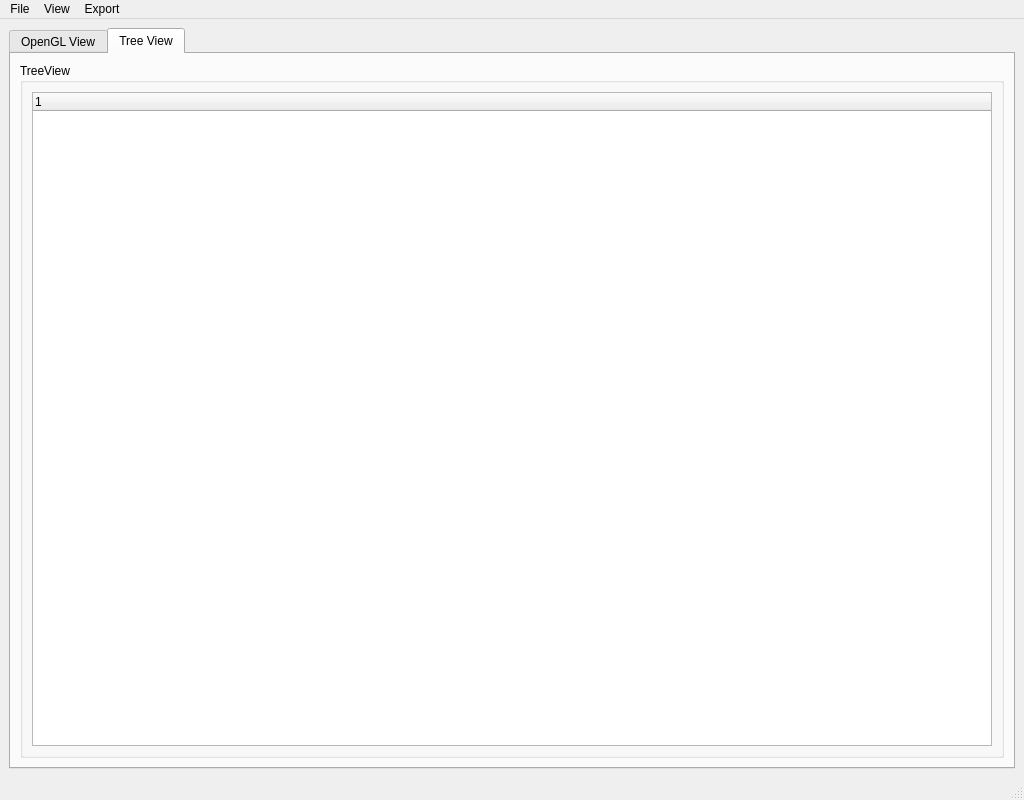
<?xml version="1.0" encoding="UTF-8"?>
<ui version="4.0">
 <class>MainWindow</class>
 <widget class="QMainWindow" name="MainWindow">
  <property name="geometry">
   <rect>
    <x>0</x>
    <y>0</y>
    <width>1024</width>
    <height>800</height>
   </rect>
  </property>
  <property name="windowTitle">
   <string>MainWindow</string>
  </property>
  <widget class="QWidget" name="centralwidget">
   <layout class="QGridLayout" name="gridLayout_2">
    <item row="0" column="0">
     <layout class="QGridLayout" name="gridLayout">
      <item row="0" column="1">
       <widget class="QTabWidget" name="tabWidget">
        <property name="currentIndex">
         <number>1</number>
        </property>
        <widget class="QWidget" name="tab">
         <attribute name="title">
          <string>OpenGL View</string>
         </attribute>
         <layout class="QGridLayout" name="gridLayout_5" rowstretch="1,5">
          <item row="0" column="0">
           <widget class="QGroupBox" name="groupBox_3">
            <property name="title">
             <string>Button</string>
            </property>
            <layout class="QHBoxLayout" name="horizontalLayout">
             <item>
              <widget class="QPushButton" name="OpenButton">
               <property name="enabled">
                <bool>true</bool>
               </property>
               <property name="text">
                <string>FileOpen</string>
               </property>
               <property name="checkable">
                <bool>true</bool>
               </property>
              </widget>
             </item>
             <item>
              <widget class="QPushButton" name="VertexButton">
               <property name="text">
                <string>Vertex</string>
               </property>
               <property name="checkable">
                <bool>true</bool>
               </property>
              </widget>
             </item>
             <item>
              <widget class="QPushButton" name="WireButton">
               <property name="text">
                <string>Wire</string>
               </property>
               <property name="checkable">
                <bool>true</bool>
               </property>
              </widget>
             </item>
             <item>
              <widget class="QPushButton" name="FaceButton">
               <property name="text">
                <string>Face</string>
               </property>
               <property name="checkable">
                <bool>true</bool>
               </property>
               <property name="checked">
                <bool>true</bool>
               </property>
              </widget>
             </item>
            </layout>
           </widget>
          </item>
          <item row="1" column="0">
           <widget class="QGroupBox" name="groupBox_2">
            <property name="title">
             <string>OpenGL</string>
            </property>
            <layout class="QGridLayout" name="gridLayout_7">
             <item row="0" column="0">
              <layout class="QGridLayout" name="gridLayout_6"/>
             </item>
            </layout>
           </widget>
          </item>
         </layout>
        </widget>
        <widget class="QWidget" name="tab_2">
         <attribute name="title">
          <string>Tree View</string>
         </attribute>
         <layout class="QGridLayout" name="gridLayout_3">
          <item row="0" column="0">
           <widget class="QGroupBox" name="groupBox">
            <property name="title">
             <string>TreeView</string>
            </property>
            <layout class="QGridLayout" name="gridLayout_4">
             <item row="0" column="0">
              <widget class="QTreeWidget" name="X3DTreeWidget"/>
             </item>
            </layout>
           </widget>
          </item>
         </layout>
        </widget>
       </widget>
      </item>
     </layout>
    </item>
   </layout>
  </widget>
  <widget class="QMenuBar" name="menubar">
   <property name="geometry">
    <rect>
     <x>0</x>
     <y>0</y>
     <width>1024</width>
     <height>24</height>
    </rect>
   </property>
   <widget class="QMenu" name="menuFile">
    <property name="title">
     <string>File</string>
    </property>
    <addaction name="actionFileOpen"/>
    <addaction name="actionClear"/>
    <addaction name="separator"/>
    <addaction name="actionClose"/>
   </widget>
   <widget class="QMenu" name="menuView">
    <property name="title">
     <string>View</string>
    </property>
    <addaction name="actionVertex"/>
    <addaction name="actionWire"/>
    <addaction name="actionFace"/>
   </widget>
   <widget class="QMenu" name="menuExport">
    <property name="title">
     <string>Export</string>
    </property>
    <addaction name="actionToX3D"/>
    <addaction name="actionToWRL"/>
   </widget>
   <addaction name="menuFile"/>
   <addaction name="menuView"/>
   <addaction name="menuExport"/>
  </widget>
  <widget class="QStatusBar" name="statusbar"/>
  <action name="actionToX3D">
   <property name="text">
    <string>toX3D</string>
   </property>
  </action>
  <action name="actionToWRL">
   <property name="text">
    <string>toWRL</string>
   </property>
  </action>
  <action name="actionVertex">
   <property name="checkable">
    <bool>true</bool>
   </property>
   <property name="text">
    <string>Vertex</string>
   </property>
  </action>
  <action name="actionWire">
   <property name="checkable">
    <bool>true</bool>
   </property>
   <property name="text">
    <string>Wire</string>
   </property>
  </action>
  <action name="actionFace">
   <property name="checkable">
    <bool>true</bool>
   </property>
   <property name="checked">
    <bool>true</bool>
   </property>
   <property name="text">
    <string>Face</string>
   </property>
  </action>
  <action name="actionFileOpen">
   <property name="text">
    <string>FileOpen</string>
   </property>
  </action>
  <action name="actionClose">
   <property name="text">
    <string>Close</string>
   </property>
  </action>
  <action name="actionClear">
   <property name="text">
    <string>Clear</string>
   </property>
  </action>
 </widget>
 <resources/>
 <connections/>
</ui>
